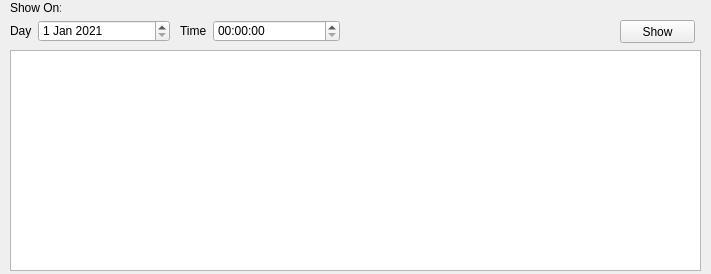
<?xml version="1.0" encoding="UTF-8"?>
<ui version="4.0">
 <class>Show_On_form</class>
 <widget class="QWidget" name="Show_On_form">
  <property name="geometry">
   <rect>
    <x>0</x>
    <y>0</y>
    <width>711</width>
    <height>274</height>
   </rect>
  </property>
  <property name="minimumSize">
   <size>
    <width>711</width>
    <height>274</height>
   </size>
  </property>
  <property name="maximumSize">
   <size>
    <width>711</width>
    <height>274</height>
   </size>
  </property>
  <property name="windowTitle">
   <string>Form</string>
  </property>
  <widget class="QLabel" name="label">
   <property name="geometry">
    <rect>
     <x>10</x>
     <y>0</y>
     <width>51</width>
     <height>16</height>
    </rect>
   </property>
   <property name="text">
    <string>Show On:</string>
   </property>
  </widget>
  <widget class="QWidget" name="formLayoutWidget">
   <property name="geometry">
    <rect>
     <x>10</x>
     <y>20</y>
     <width>160</width>
     <height>22</height>
    </rect>
   </property>
   <layout class="QFormLayout" name="formLayout">
    <item row="0" column="0">
     <widget class="QLabel" name="label_2">
      <property name="text">
       <string>Day</string>
      </property>
     </widget>
    </item>
    <item row="0" column="1">
     <widget class="QDateEdit" name="dateEdit">
      <property name="minimumDateTime">
       <datetime>
        <hour>0</hour>
        <minute>0</minute>
        <second>0</second>
        <year>2021</year>
        <month>1</month>
        <day>1</day>
       </datetime>
      </property>
      <property name="currentSection">
       <enum>QDateTimeEdit::DaySection</enum>
      </property>
     </widget>
    </item>
   </layout>
  </widget>
  <widget class="QWidget" name="formLayoutWidget_2">
   <property name="geometry">
    <rect>
     <x>180</x>
     <y>20</y>
     <width>160</width>
     <height>22</height>
    </rect>
   </property>
   <layout class="QFormLayout" name="formLayout_2">
    <item row="0" column="0">
     <widget class="QLabel" name="label_3">
      <property name="text">
       <string>Time</string>
      </property>
     </widget>
    </item>
    <item row="0" column="1">
     <widget class="QTimeEdit" name="timeEdit">
      <property name="currentSection">
       <enum>QDateTimeEdit::HourSection</enum>
      </property>
     </widget>
    </item>
   </layout>
  </widget>
  <widget class="QTableView" name="tableView">
   <property name="geometry">
    <rect>
     <x>10</x>
     <y>50</y>
     <width>691</width>
     <height>221</height>
    </rect>
   </property>
  </widget>
  <widget class="QPushButton" name="pushButton">
   <property name="geometry">
    <rect>
     <x>620</x>
     <y>20</y>
     <width>75</width>
     <height>23</height>
    </rect>
   </property>
   <property name="text">
    <string>Show</string>
   </property>
  </widget>
 </widget>
 <resources/>
 <connections/>
</ui>
